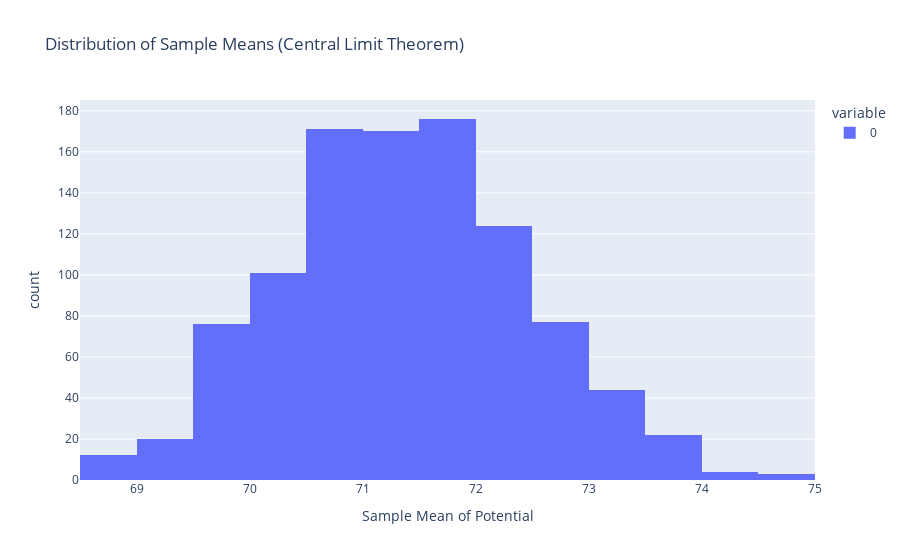
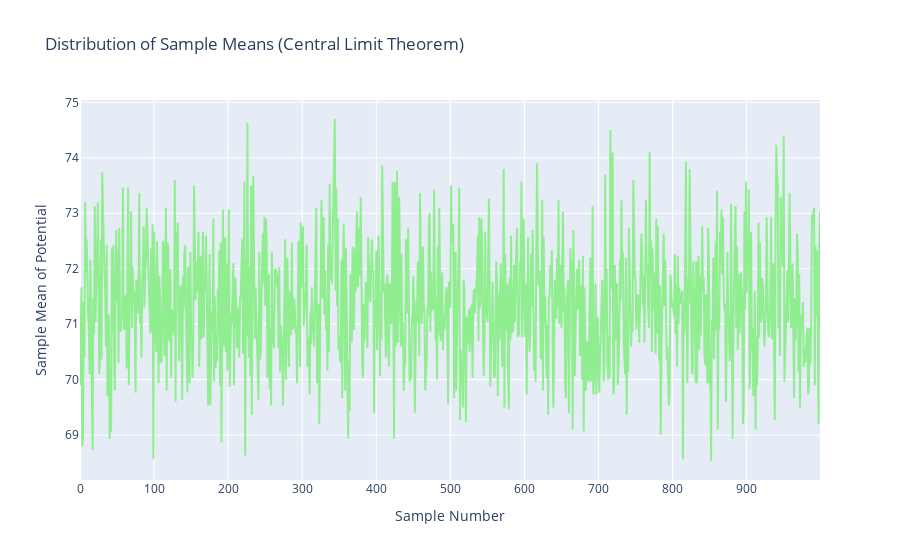

Write notebook code for charts like these, in order.
### Markdown cell above
## 6.Prove Central Limit Theorom by using 'potential' column of the game_data.
### The Central Limit Theorem (CLT) is a fundamental theorem in statistics that states that, given certain conditions, the arithmetic mean of a sufficiently large number of iterates of independent random variables, each with a well-defined expected value and well-defined variance, will be approximately normally distributed, regardless of the underlying distribution.

In data science, the CLT is used to make inferences about the population mean based on a sample mean. For example, if you have a sample of data from a population, you can use the CLT to calculate the probability that the sample mean is within a certain range of the population mean.

### Code cell
# Extract the 'Potential' column as a NumPy array
potential_data = df['Potential'].values

# Number of samples to take and sample size
num_samples = 1000
sample_size = 30

# Function to calculate the sample mean for a given sample
def calculate_sample_mean(sample):
    return np.mean(sample)

# Create an empty list to store the sample means
sample_means = []

# Take random samples and calculate the sample means
for _ in range(num_samples):
    sample = np.random.choice(potential_data, size=sample_size, replace=False)
    sample_mean = calculate_sample_mean(sample)
    sample_means.append(sample_mean)

# Plot the histogram of sample means using Plotly
fig = px.histogram(sample_means, nbins=30, labels={'value': 'Sample Mean of Potential'},
                   title='Distribution of Sample Means (Central Limit Theorem)',)
fig.show()

# Create a line plot of the sample means using Plotly
fig = go.Figure()
fig.add_trace(go.Scatter(x=np.arange(num_samples), y=sample_means, mode='lines', line=dict(color='lightgreen')))
fig.update_layout(title='Distribution of Sample Means (Central Limit Theorem)',
                  xaxis_title='Sample Number', yaxis_title='Sample Mean of Potential')
fig.show()

### Figure 1 — Plotly figure (JSON) as saved in the notebook; plotly's stock layout.template omitted (floating-point values rounded to 4 significant figures; data arrays with more than 128 entries replaced by an {"elided": "..."} marker saying what was removed)
{"data": [{"alignmentgroup": "True", "bingroup": "x", "hovertemplate": "variable=0<br>Sample Mean of Potential=%{x}<br>count=%{y}<extra></extra>", "legendgroup": "0", "marker": {"color": "#636efa", "pattern": {"shape": ""}}, "name": "0", "nbinsx": 30, "offsetgroup": "0", "orientation": "v", "showlegend": true, "type": "histogram", "x": {"elided": "1000 float values"}, "xaxis": "x", "yaxis": "y"}], "layout": {"barmode": "relative", "legend": {"title": {"text": "variable"}, "tracegroupgap": 0}, "title": {"text": "Distribution of Sample Means (Central Limit Theorem)"}, "xaxis": {"anchor": "y", "domain": [0, 1], "title": {"text": "Sample Mean of Potential"}}, "yaxis": {"anchor": "x", "domain": [0, 1], "title": {"text": "count"}}}}

### Figure 2 — Plotly figure (JSON) as saved in the notebook; plotly's stock layout.template omitted (floating-point values rounded to 4 significant figures; data arrays with more than 128 entries replaced by an {"elided": "..."} marker saying what was removed)
{"data": [{"line": {"color": "lightgreen"}, "mode": "lines", "type": "scatter", "x": {"elided": "1000 int values"}, "y": {"elided": "1000 float values"}}], "layout": {"title": {"text": "Distribution of Sample Means (Central Limit Theorem)"}, "xaxis": {"title": {"text": "Sample Number"}}, "yaxis": {"title": {"text": "Sample Mean of Potential"}}}}
